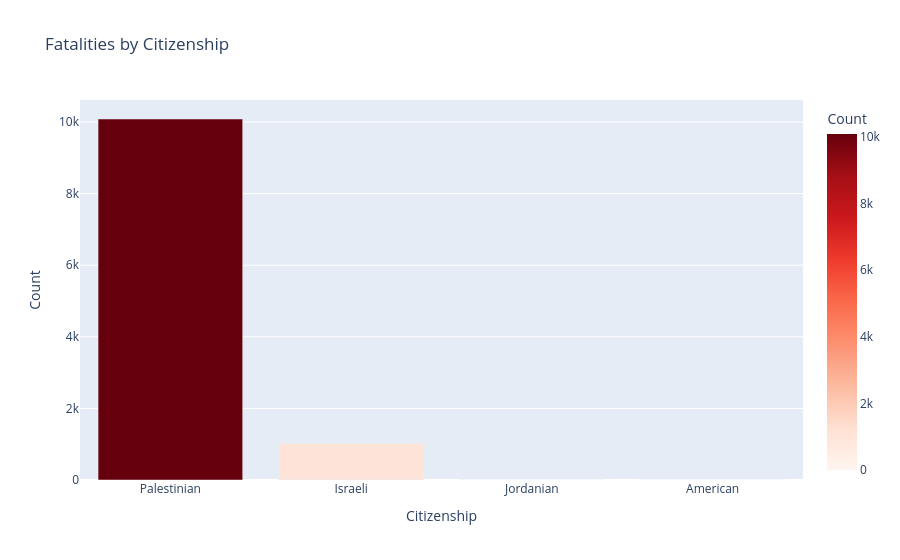

Write notebook code for a chart like this one.
### Code cell
#  Fatalities by citizenship  ──
citizenship_counts = df['citizenship'].value_counts().reset_index()
citizenship_counts.columns = ['Citizenship', 'Count']

fig2 = px.bar(citizenship_counts, x='Citizenship', y='Count',
              title='Fatalities by Citizenship',
              color='Count', color_continuous_scale='Reds')
fig2.show()

### Figure 1 — Plotly figure (JSON) as saved in the notebook; plotly's stock layout.template omitted (floating-point values rounded to 4 significant figures)
{"data": [{"hovertemplate": "Citizenship=%{x}<br>Count=%{marker.color}<extra></extra>", "legendgroup": "", "marker": {"color": [10085, 1029, 2, 1], "coloraxis": "coloraxis", "pattern": {"shape": ""}}, "name": "", "orientation": "v", "showlegend": false, "textposition": "auto", "type": "bar", "x": ["Palestinian", "Israeli", "Jordanian", "American"], "xaxis": "x", "y": [10085, 1029, 2, 1], "yaxis": "y"}], "layout": {"barmode": "relative", "coloraxis": {"colorbar": {"title": {"text": "Count"}}, "colorscale": [[0, "rgb(255,245,240)"], [0.125, "rgb(254,224,210)"], [0.25, "rgb(252,187,161)"], [0.375, "rgb(252,146,114)"], [0.5, "rgb(251,106,74)"], [0.625, "rgb(239,59,44)"], [0.75, "rgb(203,24,29)"], [0.875, "rgb(165,15,21)"], [1, "rgb(103,0,13)"]]}, "legend": {"tracegroupgap": 0}, "title": {"text": "Fatalities by Citizenship"}, "xaxis": {"anchor": "y", "domain": [0, 1], "title": {"text": "Citizenship"}}, "yaxis": {"anchor": "x", "domain": [0, 1], "title": {"text": "Count"}}}}
